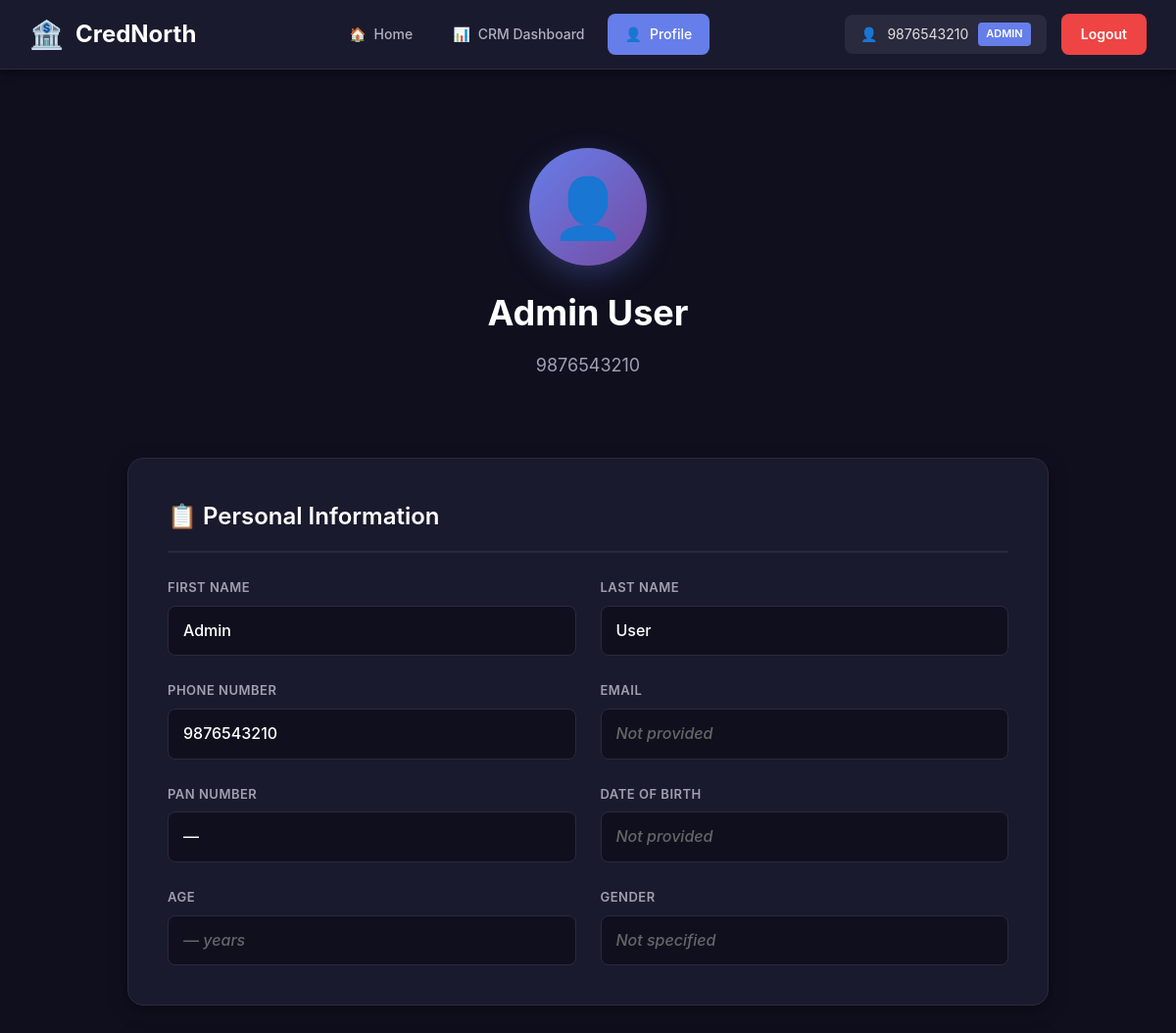
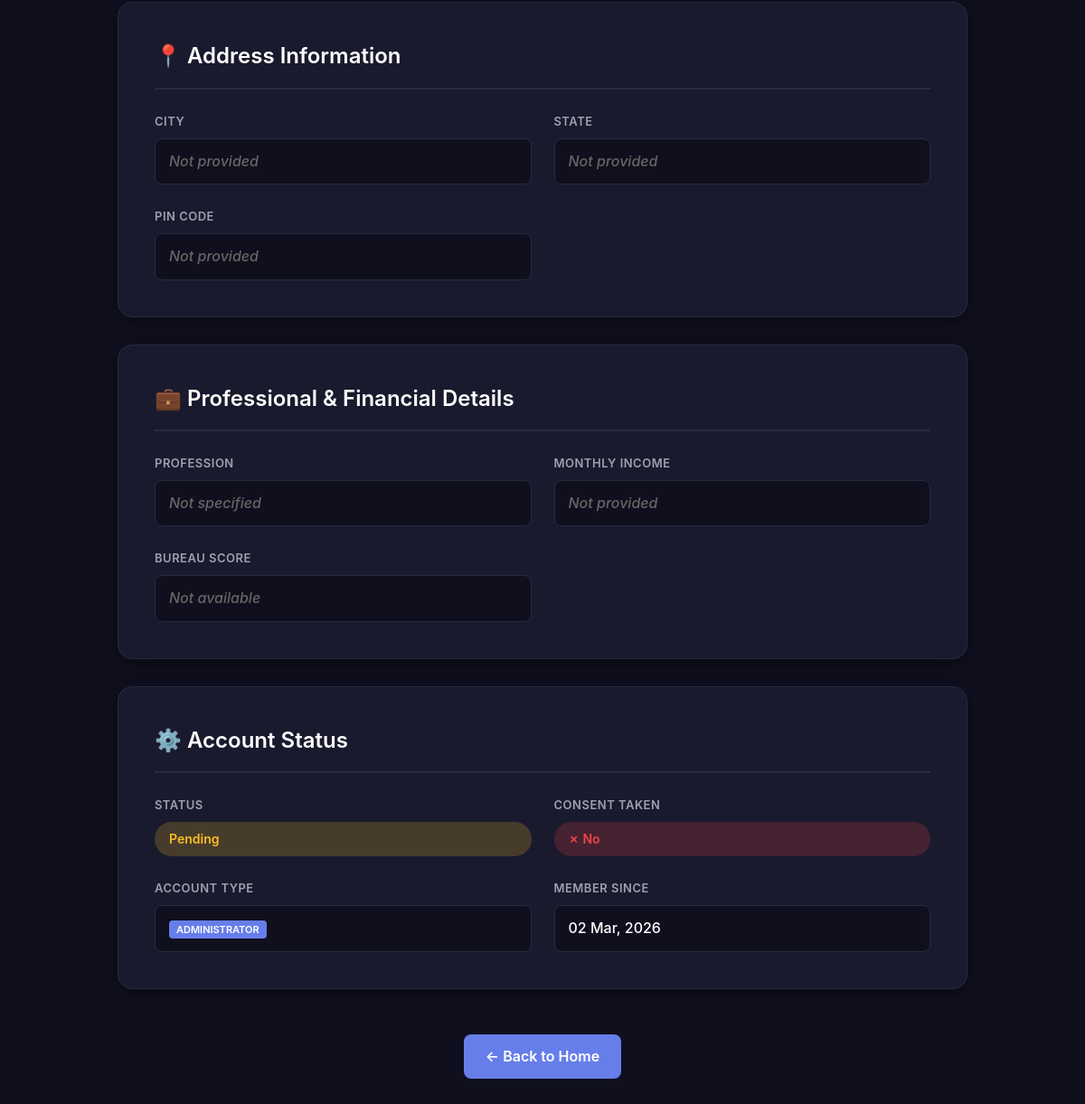
/profile/ (signed in), run on the app's committed database (2 pictures, top to bottom).
### users/models.py (models this page shows, shortened)
class User(PermissionsMixin, models.Model):
    STATUS_CHOICES = [
        ('pending', 'Pending'),
        ('approved', 'Approved'),
        ('rejected', 'Rejected'),
    ]
    GENDER_CHOICES = [
        ('Male', 'Male'),
        ('Female', 'Female'),
        ('Other', 'Other'),
    ]
    PROFESSION_CHOICES = [
        ('Salaried', 'Salaried'),
        ('Self-Employed', 'Self-Employed'),
        ('Business', 'Business'),
    ]
    INCOME_MODE_CHOICES = [
        ('Cheque', 'Cheque'),
        ('Bank Transfer', 'Bank Transfer'),
        ('Cash', 'Cash'),
    ]
    id = models.BigAutoField(primary_key=True)
    phone_number = models.CharField(
        max_length=10,
        unique=True,
        validators=[validate_phone_number],
        db_index=True,
        help_text='Exactly 10 digits - used for login'
    )
    first_name = models.CharField(max_length=100, blank=True)
    last_name = models.CharField(max_length=100, blank=True)
    email = models.EmailField(max_length=254, null=True, blank=True)
    pan_number = models.CharField(
        max_length=10,
        db_index=True,
        validators=[validate_pan_number],
        help_text='PAN format: AAAAA9999A',
        blank=True
    )
    date_of_birth = models.DateField(null=True, blank=True)
    age = models.IntegerField(null=True, blank=True, editable=False)
    gender = models.CharField(max_length=10, choices=GENDER_CHOICES, blank=True)
    city = models.CharField(max_length=100, blank=True)
    state = models.CharField(max_length=100, blank=True)
    pin_code = models.CharField(
        max_length=6,
        validators=[validate_pin_code],
        help_text='6 digits',
        blank=True
    )
    profession = models.CharField(max_length=100, choices=PROFESSION_CHOICES, blank=True)
    monthly_income = models.DecimalField(max_digits=12, decimal_places=2, null=True, blank=True)
    bureau_score = models.IntegerField(null=True, blank=True, db_index=True, help_text='Credit score 0-900')
    income_mode = models.CharField(max_length=20, choices=INCOME_MODE_CHOICES, blank=True)
    consent_taken = models.BooleanField(default=False)
    status = models.CharField(max_length=20, choices=STATUS_CHOICES, default='pending')
    is_active = models.BooleanField(default=True)
    is_staff = models.BooleanField(default=False)
    is_superuser = models.BooleanField(default=False)
    created_at = models.DateTimeField(auto_now_add=True, db_index=True)
    updated_at = models.DateTimeField(auto_now=True)
    objects = UserManager()
    USERNAME_FIELD = 'phone_number'
    REQUIRED_FIELDS = []
    @property
    def is_authenticated(self):
        return True
    class Meta:
        db_table = 'users_user'
        verbose_name = 'User'
        verbose_name_plural = 'Users'
        ordering = ['-created_at']
        indexes = [
            models.Index(fields=['phone_number'], name='idx_user_phone'),
            models.Index(fields=['pan_number'], name='idx_user_pan'),
            models.Index(fields=['status'], name='idx_user_status'),
            models.Index(fields=['bureau_score'], name='idx_user_bureau'),
            models.Index(fields=['created_at'], name='idx_user_created_at'),
        ]
        constraints = [
            models.UniqueConstraint(
                fields=['pan_number'],
                name='unique_user_pan_number',
                condition=models.Q(pan_number__isnull=False) & ~models.Q(pan_number='')
            ),
        ]

### loans/views.py (the view)
# urls.py: path('profile/', ProfileView.as_view(), name='profile'),
@method_decorator(login_required, name='dispatch')
class ProfileView(View):
    def get(self, request):
        user = request.user
        context = {
            'user': user,
        }
        return render(request, 'profile.html', context)

### backend/templates/profile.html (shortened to what this page needs)
<!DOCTYPE html>
<html lang="en">
<head>
</head>
<body>
    <nav class="navbar">
        <div class="nav-container">
            <a href="/" class="nav-brand">
                <span class="icon">🏦</span>
                <span>CredNorth</span>
            </a>
            <ul class="nav-menu">
                <li class="nav-item">
                    <a href="/" class="nav-link">
                        <span>🏠</span>
                        <span>Home</span>
                    </a>
                </li>
                {% if user.is_staff or user.is_superuser %}
                <li class="nav-item">
                    <a href="/crm-admin/" class="nav-link">
                        <span>📊</span>
                        <span>CRM Dashboard</span>
                    </a>
                </li>
                {% endif %}
                <li class="nav-item">
                    <a href="/profile/" class="nav-link active">
                        <span>👤</span>
                        <span>Profile</span>
                    </a>
                </li>
            </ul>
            <div class="nav-user">
                <div class="user-info">
                    <span>👤</span>
                    <span>{{ user.phone_number }}</span>
                    {% if user.is_superuser %}
                        <span class="user-badge">Admin</span>
                    {% elif user.is_staff %}
                        <span class="user-badge staff">Staff</span>
                    {% endif %}
                </div>
                <a href="/logout/" class="btn-logout">Logout</a>
            </div>
        </div>
    </nav>
    <div class="container">
        <div class="profile-header">
            <div class="profile-avatar">👤</div>
            <h1>{{ user.first_name }} {{ user.last_name }}</h1>
            <p>{{ user.phone_number }}</p>
        </div>
        <div class="profile-card">
            <h2>📋 Personal Information</h2>
            <div class="info-grid">
                <div class="info-item">
                    <span class="info-label">First Name</span>
                    <span class="info-value">{{ user.first_name|default:"—" }}</span>
                </div>
                <div class="info-item">
                    <span class="info-label">Last Name</span>
                    <span class="info-value">{{ user.last_name|default:"—" }}</span>
                </div>
                <div class="info-item">
                    <span class="info-label">Phone Number</span>
                    <span class="info-value">{{ user.phone_number }}</span>
                </div>
                <div class="info-item">
                    <span class="info-label">Email</span>
                    <span class="info-value {% if not user.email %}empty{% endif %}">{{ user.email|default:"Not provided" }}</span>
                </div>
                <div class="info-item">
                    <span class="info-label">PAN Number</span>
                    <span class="info-value">{{ user.pan_number|default:"—" }}</span>
                </div>
                <div class="info-item">
                    <span class="info-label">Date of Birth</span>
                    <span class="info-value {% if not user.date_of_birth %}empty{% endif %}">{{ user.date_of_birth|date:"d M, Y"|default:"Not provided" }}</span>
                </div>
                <div class="info-item">
                    <span class="info-label">Age</span>
                    <span class="info-value {% if not user.age %}empty{% endif %}">{{ user.age|default:"—" }} years</span>
                </div>
                <div class="info-item">
                    <span class="info-label">Gender</span>
                    <span class="info-value {% if not user.gender %}empty{% endif %}">{{ user.gender|default:"Not specified" }}</span>
                </div>
            </div>
        </div>
        <div class="profile-card">
            <h2>📍 Address Information</h2>
            <div class="info-grid">
                <div class="info-item">
                    <span class="info-label">City</span>
                    <span class="info-value {% if not user.city %}empty{% endif %}">{{ user.city|default:"Not provided" }}</span>
                </div>
                <div class="info-item">
                    <span class="info-label">State</span>
                    <span class="info-value {% if not user.state %}empty{% endif %}">{{ user.state|default:"Not provided" }}</span>
                </div>
                <div class="info-item">
                    <span class="info-label">PIN Code</span>
                    <span class="info-value {% if not user.pin_code %}empty{% endif %}">{{ user.pin_code|default:"Not provided" }}</span>
                </div>
            </div>
        </div>
        <div class="profile-card">
            <h2>💼 Professional & Financial Details</h2>
            <div class="info-grid">
                <div class="info-item">
                    <span class="info-label">Profession</span>
                    <span class="info-value {% if not user.profession %}empty{% endif %}">{{ user.profession|default:"Not specified" }}</span>
                </div>
                <div class="info-item">
                    <span class="info-label">Monthly Income</span>
                    <span class="info-value {% if not user.monthly_income %}empty{% endif %}">
                        {% if user.monthly_income %}
                            ₹{{ user.monthly_income|floatformat:0 }}
                        {% else %}
                            Not provided
                        {% endif %}
                    </span>
                </div>
                <div class="info-item">
                    <span class="info-label">Bureau Score</span>
                    <span class="info-value {% if not user.bureau_score %}empty{% endif %}">
                        {% if user.bureau_score %}
                            <span style="color: {% if user.bureau_score >= 750 %}#10b981{% elif user.bureau_score >= 650 %}#fbbf24{% else %}#ef4444{% endif %}; font-weight: bold;">
                                {{ user.bureau_score }}
                            </span>
                        {% else %}
                            Not available
                        {% endif %}
                    </span>
                </div>
            </div>
        </div>
        <div class="profile-card">
            <h2>⚙️ Account Status</h2>
            <div class="info-grid">
                <div class="info-item">
                    <span class="info-label">Status</span>
                    <span class="status-badge {{ user.status }}">{{ user.status }}</span>
                </div>
                <div class="info-item">
                    <span class="info-label">Consent Taken</span>
                    <span class="consent-badge {% if user.consent_taken %}yes{% else %}no{% endif %}">
                        {% if user.consent_taken %}
                            ✓ Yes
                        {% else %}
                            ✗ No
                        {% endif %}
                    </span>
                </div>
                <div class="info-item">
                    <span class="info-label">Account Type</span>
                    <span class="info-value">
                        {% if user.is_superuser %}
                            <span class="user-badge">Administrator</span>
                        {% elif user.is_staff %}
                            <span class="user-badge staff">Staff Member</span>
                        {% else %}
                            Regular User
                        {% endif %}
                    </span>
                </div>
                <div class="info-item">
                    <span class="info-label">Member Since</span>
                    <span class="info-value">{{ user.created_at|date:"d M, Y" }}</span>
                </div>
            </div>
        </div>
        <div style="text-align: center;">
            <a href="/" class="back-button">← Back to Home</a>
        </div>
    </div>
</body>
</html>

### backend/templates/profile.html (style rules this page uses)
* { margin: 0; padding: 0; box-sizing: border-box; }
body { font-family: -apple-system, BlinkMacSystemFont, 'Segoe UI', Roboto, 'Helvetica Neue', Arial, sans-serif; background: #0f0f1e; color: #e0e0e0; min-height: 100vh; line-height: 1.6; }
.navbar { background: #1a1a2e; border-bottom: 1px solid #2a2a3e; padding: 0; position: sticky; top: 0; z-index: 1000; box-shadow: 0 2px 10px rgba(0, 0, 0, 0.5); }
.nav-container { max-width: 1400px; margin: 0 auto; display: flex; justify-content: space-between; align-items: center; padding: 0 30px; height: 70px; }
.nav-brand { display: flex; align-items: center; gap: 12px; font-size: 24px; font-weight: 700; color: #ffffff; text-decoration: none; transition: opacity 0.3s; }
.nav-brand .icon { font-size: 28px; }
.nav-menu { display: flex; gap: 5px; align-items: center; list-style: none; }
.nav-link { display: flex; align-items: center; gap: 8px; padding: 10px 18px; color: #b0b0c0; text-decoration: none; border-radius: 8px; transition: all 0.3s; font-size: 14px; font-weight: 500; }
.nav-link.active { background: #667eea; color: #ffffff; }
.nav-user { display: flex; align-items: center; gap: 15px; }
.user-info { display: flex; align-items: center; gap: 10px; padding: 8px 16px; background: #2a2a3e; border-radius: 8px; font-size: 14px; }
.user-badge { background: #667eea; color: #ffffff; padding: 3px 8px; border-radius: 4px; font-size: 11px; font-weight: 600; text-transform: uppercase; }
.btn-logout { padding: 10px 20px; background: #ef4444; color: #ffffff; border: none; border-radius: 8px; text-decoration: none; font-size: 14px; font-weight: 600; cursor: pointer; transition: all 0.3s; }
.container { max-width: 1000px; margin: 0 auto; padding: 40px 30px; }
.profile-header { text-align: center; margin-bottom: 40px; padding: 40px 20px; }
.profile-avatar { width: 120px; height: 120px; background: linear-gradient(135deg, #667eea 0%, #764ba2 100%); border-radius: 50%; display: flex; align-items: center; justify-content: center; font-size: 60px; margin: 0 auto 20px; box-shadow: 0 10px 30px rgba(102, 126, 234, 0.3); }
.profile-header h1 { font-size: 36px; font-weight: 700; color: #ffffff; margin-bottom: 10px; }
.profile-header p { font-size: 18px; color: #a0a0b0; }
.profile-card { background: #1a1a2e; border: 1px solid #2a2a3e; border-radius: 16px; padding: 40px; margin-bottom: 30px; box-shadow: 0 5px 20px rgba(0, 0, 0, 0.3); }
.profile-card h2 { color: #ffffff; font-size: 24px; font-weight: 600; margin-bottom: 25px; padding-bottom: 15px; border-bottom: 2px solid #2a2a3e; display: flex; align-items: center; gap: 10px; }
.info-grid { display: grid; grid-template-columns: repeat(auto-fit, minmax(280px, 1fr)); gap: 25px; }
.info-item { display: flex; flex-direction: column; gap: 8px; }
.info-label { color: #a0a0b0; font-size: 13px; font-weight: 600; text-transform: uppercase; letter-spacing: 0.5px; }
.info-value { color: #ffffff; font-size: 16px; font-weight: 500; padding: 12px 15px; background: #0f0f1e; border-radius: 8px; border: 1px solid #2a2a3e; }
.info-value.empty { color: #666; font-style: italic; }
.status-badge { display: inline-block; padding: 8px 16px; border-radius: 20px; font-size: 14px; font-weight: 600; text-transform: capitalize; }
.status-badge.pending { background: rgba(251, 191, 36, 0.2); color: #fbbf24; }
.consent-badge { display: inline-flex; align-items: center; gap: 8px; padding: 8px 16px; border-radius: 20px; font-size: 14px; font-weight: 600; }
.consent-badge.no { background: rgba(239, 68, 68, 0.2); color: #ef4444; }
.back-button { display: inline-flex; align-items: center; gap: 8px; padding: 12px 24px; background: #667eea; color: #ffffff; border: none; border-radius: 8px; text-decoration: none; font-size: 16px; font-weight: 600; transition: all 0.3s; margin-top: 20px; }

### data on the page
User: phone_number "9876543210", first_name "Admin", last_name "User", email "Not provided", pan_number "—", date_of_birth "Not provided", age "—", gender "Not specified", city "Not provided", state "Not provided", pin_code "Not provided", profession "Not specified", status "Pending", created_at "02 Mar, 2026"
